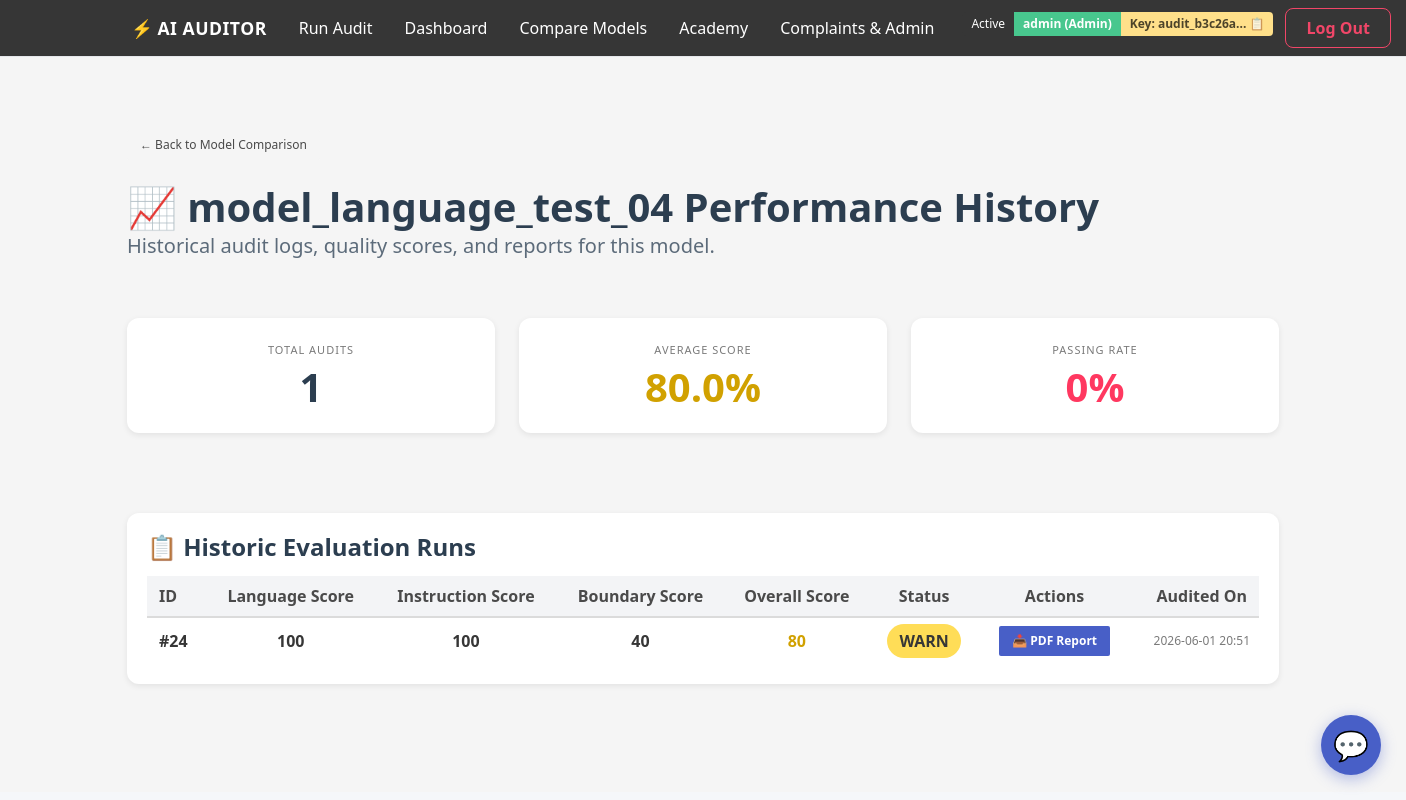
The page /model/model_language_test_04 (signed in) on the database its author committed.
### tables this page shows
CREATE TABLE users (
        id INTEGER PRIMARY KEY AUTOINCREMENT,
        username TEXT UNIQUE,
        password TEXT,
        role TEXT
    , api_key TEXT);

CREATE TABLE audits (
        id INTEGER PRIMARY KEY AUTOINCREMENT,
        model_name TEXT,
        language_score INTEGER,
        instruction_score INTEGER,
        boundary_score INTEGER,
        overall_score INTEGER,
        status TEXT,
        created_at TEXT
    );

### app.py (the view)
@app.route("/model/<model_name>")
@login_required
def model_history(model_name):
    audits = get_audits_by_model(model_name)
    total = len(audits)
    if total > 0:
        avg_score = sum(a[5] for a in audits) / total
        passes = sum(1 for a in audits if a[6] == 'PASS')
        pass_rate = int((passes / total) * 100)
    else:
        avg_score = 0
        pass_rate = 0
    stats = {
        "total": total,
        "avg_score": round(avg_score, 1),
        "pass_rate": pass_rate
    }
    return render_template(
        "model_history.html",
        model_name=model_name,
        audits=audits,
        stats=stats
    )

### app.py (called while the page is built)
@app.context_processor
def inject_api_key():
    if 'user' in session:
        api_key = get_api_key_by_username(session['user'])
        return dict(user_api_key=api_key)
    return dict(user_api_key=None)

def login_required(f):
    @wraps(f)
    def decorated_function(*args, **kwargs):
        if 'user' not in session:
            return redirect(url_for('login', next=request.url))
        return f(*args, **kwargs)
    return decorated_function

### audit_storage_db.py (called while the page is built)
def get_connection():
    return sqlite3.connect(DB_NAME)

def get_audits_by_model(model_name):
    conn = get_connection()
    cur = conn.cursor()
    cur.execute("SELECT * FROM audits WHERE model_name = ? ORDER BY id DESC", (model_name,))
    rows = cur.fetchall()
    conn.close()
    return rows

def get_api_key_by_username(username):
    conn = get_connection()
    cur = conn.cursor()
    cur.execute("SELECT api_key FROM users WHERE username = ?", (username,))
    row = cur.fetchone()
    conn.close()
    if row:
        return row[0]
    return None

### templates/model_history.html
{% extends "base.html" %}
{% block content %}
<div class="main-container">
    <div class="mb-5">
        <a href="/compare" class="button is-light is-small">
            <span>← Back to Model Comparison</span>
        </a>
    </div>
    <div class="columns is-vcentered mb-6">
        <div class="column">
            <h1 class="title is-2">📈 {{ model_name }} Performance History</h1>
            <p class="subtitle is-5">Historical audit logs, quality scores, and reports for this model.</p>
        </div>
    </div>
    <div class="columns mb-6">
        <div class="column">
            <div class="audit-card has-text-centered py-5">
                <p class="heading has-text-grey font-weight-bold">Total Audits</p>
                <p class="title is-2 font-weight-bold" style="color: #2c3e50;">{{ stats.total }}</p>
            </div>
        </div>
        <div class="column">
            <div class="audit-card has-text-centered py-5">
                <p class="heading has-text-grey font-weight-bold">Average Score</p>
                <p class="title is-2 font-weight-bold" style="color: {% if stats.avg_score >= 90 %}#23d160{% elif stats.avg_score >= 70 %}#d1a100{% else %}#ff3860{% endif %};">
                    {{ stats.avg_score }}%
                </p>
            </div>
        </div>
        <div class="column">
            <div class="audit-card has-text-centered py-5">
                <p class="heading has-text-grey font-weight-bold">Passing Rate</p>
                <p class="title is-2 font-weight-bold" style="color: {% if stats.pass_rate >= 90 %}#23d160{% elif stats.pass_rate >= 70 %}#d1a100{% else %}#ff3860{% endif %};">
                    {{ stats.pass_rate }}%
                </p>
            </div>
        </div>
    </div>
    <div class="audit-card">
        <h2 class="title is-4 mb-4">📋 Historic Evaluation Runs</h2>
        <div class="table-container">
            <table class="table is-fullwidth is-striped is-hoverable">
                <thead>
                    <tr>
                        <th class="has-text-grey-dark">ID</th>
                        <th class="has-text-centered has-text-grey-dark">Language Score</th>
                        <th class="has-text-centered has-text-grey-dark">Instruction Score</th>
                        <th class="has-text-centered has-text-grey-dark">Boundary Score</th>
                        <th class="has-text-centered has-text-grey-dark">Overall Score</th>
                        <th class="has-text-centered has-text-grey-dark">Status</th>
                        <th class="has-text-centered has-text-grey-dark">Actions</th>
                        <th class="has-text-right has-text-grey-dark">Audited On</th>
                    </tr>
                </thead>
                <tbody>
                    {% for a in audits %}
                    <tr>
                        <td class="is-vcentered" style="font-weight: 700;">#{{ a[0] }}</td>
                        <td class="is-vcentered has-text-centered" style="font-weight: 600;">{{ a[2] }}</td>
                        <td class="is-vcentered has-text-centered" style="font-weight: 600;">{{ a[3] }}</td>
                        <td class="is-vcentered has-text-centered" style="font-weight: 600;">{{ a[4] }}</td>
                        <td class="is-vcentered has-text-centered" style="font-weight: 700;">
                            <span style="color: {% if a[5] >= 90 %}#23d160{% elif a[5] >= 70 %}#d1a100{% else %}#ff3860{% endif %};">
                                {{ a[5] }}
                            </span>
                        </td>
                        <td class="is-vcentered has-text-centered">
                            {% if a[6] == 'PASS' %}
                                <span class="status-pass" style="font-weight: 700;">PASS</span>
                            {% elif a[6] == 'WARNING' %}
                                <span class="status-warning" style="font-weight: 700;">WARN</span>
                            {% else %}
                                <span class="status-fail" style="font-weight: 700;">FAIL</span>
                            {% endif %}
                        </td>
                        <td class="is-vcentered has-text-centered">
                            <a href="/reports/audit_{{ model_name }}.pdf" class="button is-link is-small" download>
                                📥 PDF Report
                            </a>
                        </td>
                        <td class="is-vcentered has-text-right is-size-7 has-text-grey">{{ a[7][:16]|replace('T', ' ') }}</td>
                    </tr>
                    {% else %}
                    <tr>
                        <td colspan="8" class="has-text-centered py-6 has-text-grey">
                            No evaluations performed for this model yet.
                        </td>
                    </tr>
                    {% endfor %}
                </tbody>
            </table>
        </div>
    </div>
</div>
{% endblock %}

### templates/base.html (shortened to what this page needs)
<!DOCTYPE html>
<html>
<head>
<link rel="stylesheet"
      href="https://cdn.jsdelivr.net/npm/bulma@0.9.4/css/bulma.min.css">
<link rel="stylesheet"
      href="{{ url_for('static', filename='style.css') }}">
</head>
<body class="has-background-light">
<nav class="navbar is-dark" role="navigation" aria-label="main navigation">
    <div class="container">
        <div class="navbar-brand">
            <a class="navbar-item px-4" href="/" style="font-weight: 800; letter-spacing: 0.5px;">
                <span class="has-text-link mr-1">⚡</span> AI AUDITOR
            </a>
        </div>
        <div id="navMenu" class="navbar-menu">
            <div class="navbar-start">
                <a class="navbar-item px-4" href="/">
                    Run Audit
                </a>
                {% if session.get('user') %}
                <a class="navbar-item px-4" href="/dashboard">
                    Dashboard
                </a>
                <a class="navbar-item px-4" href="/compare">
                    Compare Models
                </a>
                <a class="navbar-item px-4" href="/academy">
                    Academy
                </a>
                {% if session.get('role') == 'ADMIN' %}
                <a class="navbar-item px-4" href="/complaints">
                    Complaints & Admin
                </a>
                {% endif %}
                {% endif %}
            </div>
            <div class="navbar-end">
                <div class="navbar-item">
                    {% if session.get('user') %}
                        <div class="field is-grouped is-grouped-multiline is-align-items-center">
                            <div class="control">
                                <div class="tags has-addons mb-0">
                                    <span class="tag is-dark">Active</span>
                                    {% if session.get('role') == 'ADMIN' %}
                                        <span class="tag is-success" style="font-weight: 700;">{{ session.get('user') }} (Admin)</span>
                                    {% else %}
                                        <span class="tag is-link" style="font-weight: 700;">{{ session.get('user') }} (Tester)</span>
                                    {% endif %}
                                    {% if user_api_key %}
                                        <span class="tag is-warning" style="font-weight: 700; cursor: pointer;" title="Click to copy full API Key to clipboard" onclick="navigator.clipboard.writeText('{{ user_api_key }}'); alert('API Key successfully copied to clipboard!');">Key: {{ user_api_key[:12] }}... 📋</span>
                                    {% endif %}
                                </div>
                            </div>
                            <div class="control">
                                <a href="/logout" class="button btn-logout-styled">
                                    Log Out
                                </a>
                            </div>
                        </div>
                    {% else %}
                        <div class="control">
                            <a href="/login" class="button btn-login-styled">
                                Log In
                            </a>
                        </div>
                    {% endif %}
                </div>
            </div>
        </div>
    </div>
</nav>
<section class="section">
    <div class="container">
        {% block content %}{% endblock %}
    </div>
</section>
<div class="chat-fab-container">
    <button id="chatFab" class="chat-fab" onclick="toggleChatPanel();" title="AI Auditor Assistant">
        💬
    </button>
</div>
</body>
</html>

### static/style.css (style rules this page uses)
html, body { min-height: 100%; background: #f5f7fa; }
body { font-family: "Segoe UI", Tahoma, Geneva, Verdana, sans-serif; }
.navbar { border-bottom: 1px solid #e5e7eb; }
.navbar-brand .navbar-item { font-weight: 700; font-size: 1.1rem; }
.main-container { padding-top: 25px; padding-bottom: 40px; }
.title { color: #2c3e50; }
.subtitle { color: #5c6b7a; }
.audit-card { background: white; border-radius: 12px; padding: 20px; margin-bottom: 20px; box-shadow: 0 2px 6px rgba(0,0,0,0.08); }
.table { background: white; }
.table th { background: #f3f4f6; }
.button { border-radius: 8px; }
.button.is-link { font-weight: 600; }
.status-warning { background: #ffdd57; color: #363636; padding: 6px 12px; border-radius: 20px; }
.btn-logout-styled { background: transparent; color: #f14668 !important; border: 1px solid #f14668; font-weight: 700; border-radius: 8px; padding: 0.5rem 1.25rem; transition: all 0.2s ease-in-out; }
.chat-fab-container { position: fixed; bottom: 25px; right: 25px; z-index: 1000; }
.chat-fab { background: #485fc7; color: white !important; border: none; border-radius: 50%; width: 60px; height: 60px; font-size: 1.8rem; box-shadow: 0 4px 15px rgba(72, 95, 199, 0.4); cursor: pointer; display: flex; align-items: center; justify-content: center; transition: all 0.3s cubic-bezier(0.175, 0.885, 0.32, 1.275); }

### rows shown on the page
users: api_key "audit_b3c26a"
audits: model_name "model_language_test_04", id "24", language_score "100", instruction_score "100", boundary_score "40", overall_score "80", status "WARN", created_at "2026-06-01 20:51"

### other values the page prints
{{ session.get('user') }} "admin"
{{ stats.total }} "1"
{{ stats.avg_score }} "80.0"
{{ stats.pass_rate }} "0"
